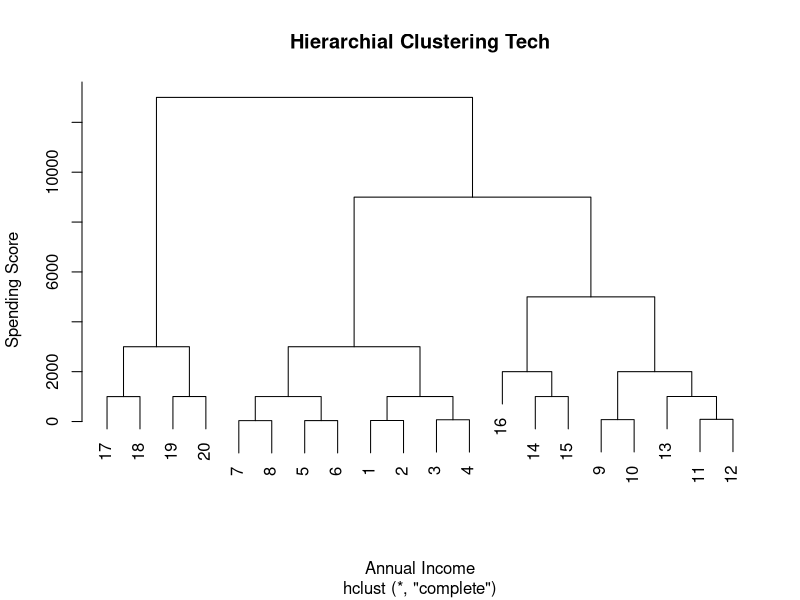

Write the R code that produced this figure.
data <- read.csv("data/data.csv")

dframe <- data.frame(data)

distance <- dist(dframe)

print(distance)


hc <- hclust(distance, method = "complete")

print(hc)

plot(
  hc,
  main = "Hierarchial Clustering Tech",
  xlab = "Annual Income",
  ylab = "Spending Score"
)
